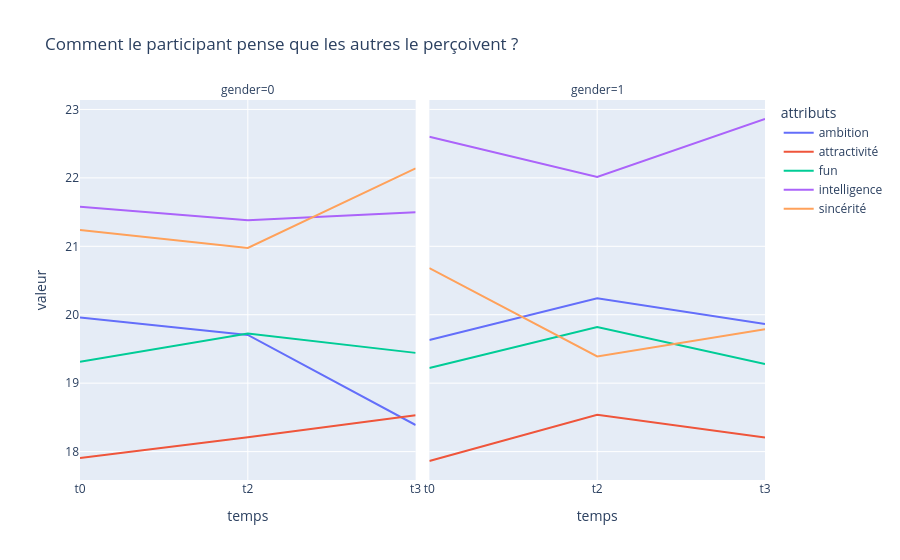

Notebook source saved alongside this figure:
### Code cell
# Comparer les 6 attributs à travers les différents temps par homme et femme.
# Q5 : Comment le participant pense que les autres le perçoivent ?

map_col_q5 = {
    "attr5_1": ("t0", "attractivité"), "attr5_2": ("t2", "attractivité"), "attr5_3": ("t3", "attractivité"),
    "sinc5_1": ("t0", "sincérité"), "sinc5_2": ("t2", "sincérité"), "sinc5_3": ("t3", "sincérité"),
    "intel5_1": ("t0", "intelligence"), "intel5_2": ("t2", "intelligence"), "intel5_3": ("t3", "intelligence"),
    "fun5_1": ("t0", "fun"), "fun5_2": ("t2", "fun"), "fun5_3": ("t3", "fun"),
    "amb5_1": ("t0", "ambition"), "amb5_2": ("t2", "ambition"), "amb5_3": ("t3", "ambition")
}

col_q5 = ["gender"] + list(map_col_q5.keys())

df_q5 = df1[col_q5].copy()
# df_q1
df_q5_long = df_q5.melt(id_vars=["gender"], var_name="colonne", value_name="valeur")
df_q5_long["temps"] = df_q5_long["colonne"].map(lambda x: map_col_q5[x][0])
df_q5_long["attributs"] = df_q5_long["colonne"].map(lambda x: map_col_q5[x][1])

df_moy_q5 = df_q5_long.groupby(['gender', 'temps', 'attributs'])['valeur'].mean().reset_index()
# df_moyennes
fig5 = px.line(df_moy_q5, x="temps", y="valeur", color="attributs", facet_col="gender", title="Comment le participant pense que les autres le perçoivent ?")
fig5.show()

### Figure 1 — Plotly figure (JSON) as saved in the notebook; plotly's stock layout.template omitted (floating-point values rounded to 4 significant figures)
{"data": [{"hovertemplate": "attributs=ambition<br>gender=0<br>temps=%{x}<br>valeur=%{y}<extra></extra>", "legendgroup": "ambition", "line": {"color": "#636efa", "dash": "solid"}, "marker": {"symbol": "circle"}, "mode": "lines", "name": "ambition", "orientation": "v", "showlegend": true, "type": "scatter", "x": ["t0", "t2", "t3"], "xaxis": "x", "y": [19.96, 19.71, 18.39], "yaxis": "y"}, {"hovertemplate": "attributs=ambition<br>gender=1<br>temps=%{x}<br>valeur=%{y}<extra></extra>", "legendgroup": "ambition", "line": {"color": "#636efa", "dash": "solid"}, "marker": {"symbol": "circle"}, "mode": "lines", "name": "ambition", "orientation": "v", "showlegend": false, "type": "scatter", "x": ["t0", "t2", "t3"], "xaxis": "x2", "y": [19.63, 20.24, 19.86], "yaxis": "y2"}, {"hovertemplate": "attributs=attractivité<br>gender=0<br>temps=%{x}<br>valeur=%{y}<extra></extra>", "legendgroup": "attractivité", "line": {"color": "#EF553B", "dash": "solid"}, "marker": {"symbol": "circle"}, "mode": "lines", "name": "attractivité", "orientation": "v", "showlegend": true, "type": "scatter", "x": ["t0", "t2", "t3"], "xaxis": "x", "y": [17.91, 18.21, 18.53], "yaxis": "y"}, {"hovertemplate": "attributs=attractivité<br>gender=1<br>temps=%{x}<br>valeur=%{y}<extra></extra>", "legendgroup": "attractivité", "line": {"color": "#EF553B", "dash": "solid"}, "marker": {"symbol": "circle"}, "mode": "lines", "name": "attractivité", "orientation": "v", "showlegend": false, "type": "scatter", "x": ["t0", "t2", "t3"], "xaxis": "x2", "y": [17.86, 18.54, 18.21], "yaxis": "y2"}, {"hovertemplate": "attributs=fun<br>gender=0<br>temps=%{x}<br>valeur=%{y}<extra></extra>", "legendgroup": "fun", "line": {"color": "#00cc96", "dash": "solid"}, "marker": {"symbol": "circle"}, "mode": "lines", "name": "fun", "orientation": "v", "showlegend": true, "type": "scatter", "x": ["t0", "t2", "t3"], "xaxis": "x", "y": [19.31, 19.72, 19.44], "yaxis": "y"}, {"hovertemplate": "attributs=fun<br>gender=1<br>temps=%{x}<br>valeur=%{y}<extra></extra>", "legendgroup": "fun", "line": {"color": "#00cc96", "dash": "solid"}, "marker": {"symbol": "circle"}, "mode": "lines", "name": "fun", "orientation": "v", "showlegend": false, "type": "scatter", "x": ["t0", "t2", "t3"], "xaxis": "x2", "y": [19.22, 19.82, 19.28], "yaxis": "y2"}, {"hovertemplate": "attributs=intelligence<br>gender=0<br>temps=%{x}<br>valeur=%{y}<extra></extra>", "legendgroup": "intelligence", "line": {"color": "#ab63fa", "dash": "solid"}, "marker": {"symbol": "circle"}, "mode": "lines", "name": "intelligence", "orientation": "v", "showlegend": true, "type": "scatter", "x": ["t0", "t2", "t3"], "xaxis": "x", "y": [21.58, 21.38, 21.5], "yaxis": "y"}, {"hovertemplate": "attributs=intelligence<br>gender=1<br>temps=%{x}<br>valeur=%{y}<extra></extra>", "legendgroup": "intelligence", "line": {"color": "#ab63fa", "dash": "solid"}, "marker": {"symbol": "circle"}, "mode": "lines", "name": "intelligence", "orientation": "v", "showlegend": false, "type": "scatter", "x": ["t0", "t2", "t3"], "xaxis": "x2", "y": [22.6, 22.01, 22.86], "yaxis": "y2"}, {"hovertemplate": "attributs=sincérité<br>gender=0<br>temps=%{x}<br>valeur=%{y}<extra></extra>", "legendgroup": "sincérité", "line": {"color": "#FFA15A", "dash": "solid"}, "marker": {"symbol": "circle"}, "mode": "lines", "name": "sincérité", "orientation": "v", "showlegend": true, "type": "scatter", "x": ["t0", "t2", "t3"], "xaxis": "x", "y": [21.24, 20.98, 22.14], "yaxis": "y"}, {"hovertemplate": "attributs=sincérité<br>gender=1<br>temps=%{x}<br>valeur=%{y}<extra></extra>", "legendgroup": "sincérité", "line": {"color": "#FFA15A", "dash": "solid"}, "marker": {"symbol": "circle"}, "mode": "lines", "name": "sincérité", "orientation": "v", "showlegend": false, "type": "scatter", "x": ["t0", "t2", "t3"], "xaxis": "x2", "y": [20.68, 19.39, 19.79], "yaxis": "y2"}], "layout": {"annotations": [{"font": {}, "showarrow": false, "text": "gender=0", "x": 0.245, "xanchor": "center", "xref": "paper", "y": 1, "yanchor": "bottom", "yref": "paper"}, {"font": {}, "showarrow": false, "text": "gender=1", "x": 0.755, "xanchor": "center", "xref": "paper", "y": 1, "yanchor": "bottom", "yref": "paper"}], "legend": {"title": {"text": "attributs"}, "tracegroupgap": 0}, "title": {"text": "Comment le participant pense que les autres le perçoivent ?"}, "xaxis": {"anchor": "y", "domain": [0, 0.49], "title": {"text": "temps"}}, "xaxis2": {"anchor": "y2", "domain": [0.51, 1], "matches": "x", "title": {"text": "temps"}}, "yaxis": {"anchor": "x", "domain": [0, 1], "title": {"text": "valeur"}}, "yaxis2": {"anchor": "x2", "domain": [0, 1], "matches": "y", "showticklabels": false}}}
